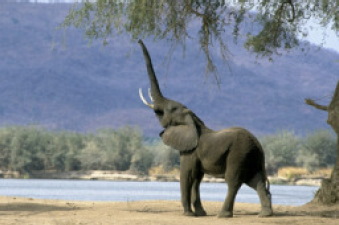
//> input picture elephant-input.png, 339 x 225 px
$ ./inpaint elephant-input.png elephant-inpaint.png   (built with g++ and OpenCV 4)
//> lines starting //> are read from the running program, lines starting //| are printed output that depends on the picture
#include <opencv2/opencv.hpp>
#include <iostream>
#include <stdio.h>
#include <vector>
#include <math.h>

using namespace std;
using namespace cv;

int win_size = 9;
int stride = 3;

int main(int argc, char* argv[])
{
    if(argc < 3)
    {
        printf("Usage: %s src mask output\n",argv[0]);
        return -1;
    }
    Mat src, src_gray, mask, mask_gray, grad_x, grad_y, inpaint_me;

    // init src, mask
    src = imread(argv[1]);
//> src is the input picture: 225 rows x 339 cols, CV_8UC3; mean B, G, R 144, 134.4, 127.3
    mask = imread(argv[2]);
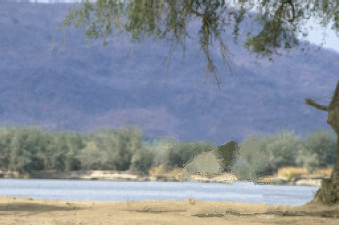
//> input picture elephant-inpaint.png, 339 x 225 px
//> mask is the input picture: 225 rows x 339 cols, CV_8UC3; mean B, G, R 154.1, 142.7, 134.6
    if(!src.data || !mask.data){return -1;}
    //Experimental resize!
//    resize(src, src, Size(0,0), 0.5, 0.5);
//    resize(mask, mask, Size(0,0), 0.5, 0.5);
    src.copyTo(inpaint_me, mask);// inpaint_me is a bgr mat
    cvtColor(inpaint_me, inpaint_me, CV_BGR2Lab);//inpaint_me is now in Lab space
//> inpaint_me: 225 rows x 339 cols, CV_8UC3; mean of channels 0, 1, 2 141.7, 128.2, 122.3

    //Computing gradients
    GaussianBlur( src, src, Size(3,3), 0, 0, BORDER_DEFAULT);
    cvtColor(src, src_gray, CV_BGR2GRAY);
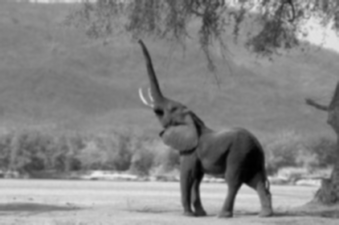
//> src_gray: 225 rows x 339 cols, CV_8UC1; min 0, max 237, mean 133.4
    cvtColor(mask, mask_gray, CV_BGR2GRAY);
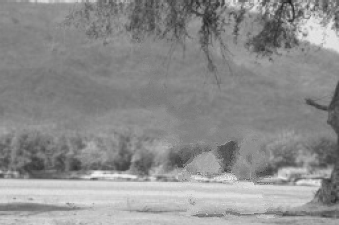
//> mask_gray: 225 rows x 339 cols, CV_8UC1; min 26, max 243, mean 141.6
    Mat src_gray_f;
    src_gray.convertTo(src_gray_f, CV_32FC1, 1./255.);
    Sobel(src_gray_f, grad_x, CV_32F, 1, 0, 3, 1, 0, BORDER_DEFAULT);
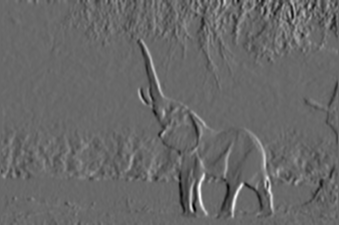
//> grad_x: 225 rows x 339 cols, CV_32FC1; min -1.4, max 2.01, mean -0.00254; drawn with min black and max white
    Sobel(src_gray_f, grad_y, CV_32F, 0, 1, 3, 1, 0, BORDER_DEFAULT);
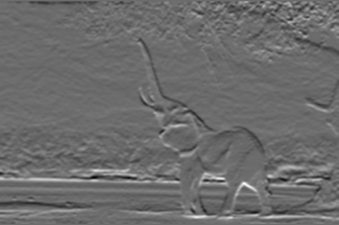
//> grad_y: 225 rows x 339 cols, CV_32FC1; min -1.41, max 1.91, mean 0.00659; drawn with min black and max white


    // create patches inside I - \omega, and find boundary
    // patches si matrix, each row is a single patch vector (casted to float)
    int num_patches = 0;
    int num_vec = (mask.rows - win_size)*(mask.cols - win_size)/(stride * stride);
//> num_vec = 7920
    int f_vec_len = (win_size * win_size)*src.channels();
//> f_vec_len = 243
    Mat patches(num_vec, f_vec_len, CV_8UC1);
    for(int y =0; y < mask.rows - win_size; y+=stride)
    {
        for(int x =0; x < mask.cols - win_size; x+=stride)
        {
            //create patch
            Mat patch_mat = inpaint_me(Range(y,y+win_size), Range(x,x+win_size)).clone();
            Mat mask_patch = mask_gray(Range(y,y+win_size), Range(x,x+win_size)).clone();
            patch_mat = patch_mat.reshape(1,1);

            if( countNonZero(mask_patch) == win_size * win_size )
            {
                for(int j =0; j < f_vec_len; j++)
                    patches.at<uchar>(num_patches,j) = patch_mat.at<uchar>(0,j);
                num_patches++;

            }
        }
    }
//> this loop made 72 passes
//> num_patches on passes 1 to 12: 110, 220, 330, 440, 550, 660, 770, 880, 990, 1100, 1210, 1320
//> after the loop, num_patches = 7920
    cout<<num_patches<<" patches created!"<<endl;
//| 7920 patches created!

    //compute C(p) i.e. by mean filtering
    Mat mask_gray_f, C_p, filled_f, filled;
    mask_gray.convertTo(mask_gray_f, CV_32FC1, 1./255.);
    filled = mask_gray.clone();


    int iter = 0;
    while(countNonZero(filled) != mask.rows * mask.cols)
    {


        filled.convertTo(filled_f, CV_32FC1, 1./255.);
        blur(filled_f, C_p, Size(win_size, win_size), Point(-1,-1) );

        // find boundaries!
        vector<vector<Point> > contours;
        Mat not_filled = 255 - filled;
        findContours(not_filled, contours, CV_RETR_LIST, CV_CHAIN_APPROX_NONE);

        // find pixel with the highest priority
        float max_p_p = -1;
        int max_c_idx = -1;
        int max_p_idx = -1;


        for(int c = 0; c < contours.size(); c++)
        {
            for(int p = 0; p < contours[c].size(); p++)
            {
                Point this_p = contours[c][p];
                int last_point_idx = (p-1) < 0 ? contours[c].size() - 1: p-1;
                int next_point_idx = (p+1)%contours[c].size();
                Point last_p = contours[c][last_point_idx];
                Point next_p = contours[c][next_point_idx];
                Point boundary_dir_p = next_p - last_p;
                Point2f grad_p(grad_x.at<float>(this_p), grad_y.at<float>(this_p) );
                float this_c_p = C_p.at<float>(this_p);
                float priority = this_c_p * fabs(grad_p.x*boundary_dir_p.x + grad_p.y*boundary_dir_p.y);
                if(priority > max_p_p)
                {
                    max_p_p = priority;
                    max_c_idx = c;
                    max_p_idx = p;
                }

            }
        }

        // find min distance
        Point start = contours[max_c_idx][max_p_idx] - Point(win_size/2, win_size/2);
        Mat max_mask_patch = filled(Range(start.y, start.y+win_size), Range(start.x, start.x+win_size) ).clone();
        Mat max_patch_mat  = inpaint_me(Range(start.y, start.y+win_size),Range(start.x, start.x+win_size) ).clone();

        max_mask_patch = max_mask_patch.reshape(1,1);
        max_patch_mat =  max_patch_mat.reshape(1,1);
        int min_dist = 255*255*3 + 1;
        int min_dist_idx = 0;
        for(int y = 0; y < num_patches; y++)
        {
            int dist = 0;
            for(int x = 0; x < f_vec_len; x++)
            {
                if(max_mask_patch.at<uchar>(0,x/3) > 0 )
                {
                    int diff = patches.at<uchar>(y,x) - max_patch_mat.at<uchar>(0,x);
                    dist += diff*diff;
                }
            }
            if(dist < min_dist)
            {
                min_dist = dist;
                min_dist_idx = y;
            }
        }

        Point fill_me = contours[max_c_idx][max_p_idx];

        filled.at<uchar>(fill_me) = 255;
        inpaint_me.at<Vec3b>(fill_me) = patches.at<Vec3b>(min_dist_idx, (win_size*win_size/2));
        iter++;
        cout<<"Iter: "<<iter<<endl;

        //Save temporary results in save/ folder
        if(iter % 100 == 0)
        {
            Mat temp = inpaint_me.clone();
            cvtColor(temp, temp, CV_Lab2BGR);
            char name[256]={0};
            sprintf(name,"save/%d.png",iter);
            imwrite(name, temp);
        }
    }
//> this loop made 0 passes
//> after the loop, iter = 0

    cvtColor(inpaint_me, inpaint_me, CV_Lab2BGR);
//> (the run ends here: the program stops with an error, at `imwrite(argv[3], inpaint_me);`)
